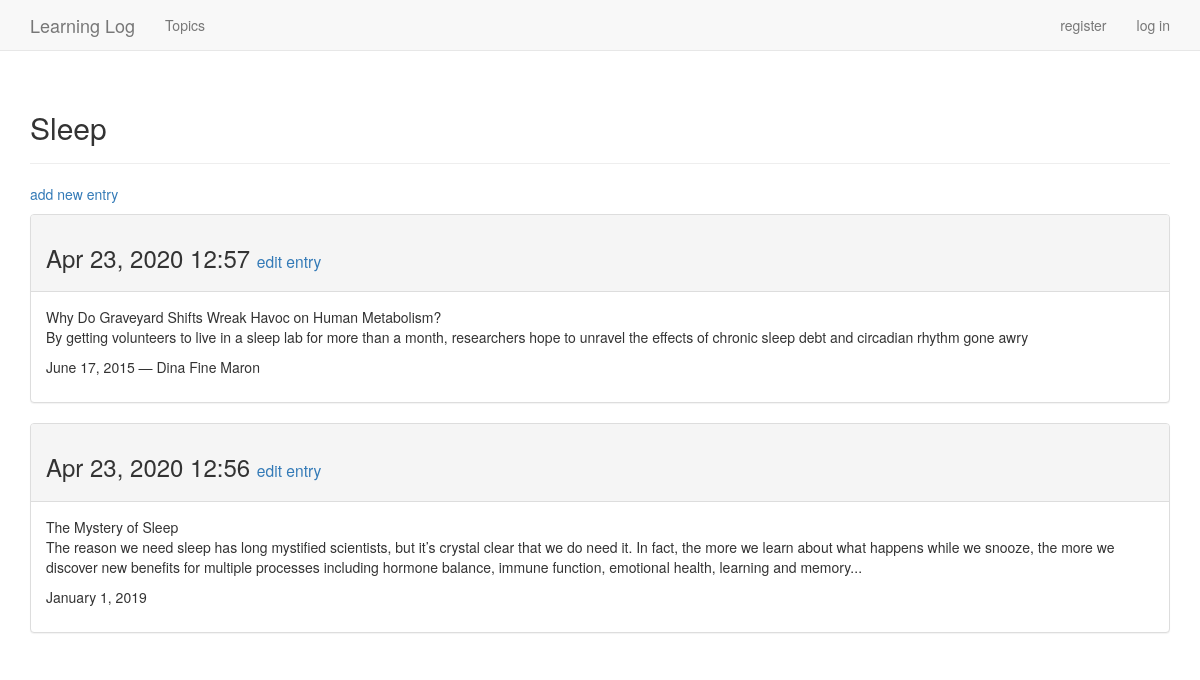
Page /topics/6/ on the committed database.
### learning_logs/models.py (models this page shows, shortened)
class Topic(models.Model):
    text = models.CharField(max_length=200)
    date_added = models.DateTimeField(auto_now_add=True)
    owner = models.ForeignKey(User, on_delete=models.CASCADE)
    is_public = models.BooleanField(default=False)
    def __str__(self):
        return self.text

class Entry(models.Model):
    topic = models.ForeignKey(Topic, on_delete=models.CASCADE)
    text = models.TextField()
    date_added = models.DateTimeField(auto_now_add=True)
    class Meta:
        verbose_name_plural = 'entries'

### learning_logs/views.py (the view)
# urls.py: path('topics/<int:topic_id>/', views.topic, name='topic'),
def topic(request,topic_id):
    topic = get_object_or_404(Topic,id=topic_id)
    entries = topic.entry_set.order_by('-date_added')
    context = {'topic':topic,'entries':entries}
    return render(request, 'learning_logs/topic.html',context)

### learning_logs/templates/learning_logs/topic.html
{% extends 'learning_logs/base.html' %}
{% block header %}
    <h2>{{ topic }}</h2>
{% endblock header %}
{% block content %}
    <p>
        <a href="{% url 'learning_logs:new_entry' topic.id %}">
            add new entry
        </a>
    </p>
    {% for entry in entries %}
        <div class="panel panel-default">
            <div class="panel-heading">
                <h3>
                    {{ entry.date_added|date:'M d, Y H:i'  }}
                    <small>
                        <a href="{% url 'learning_logs:edit_entry' entry.id %}">
                            edit entry
                        </a>
                    </small>
                </h3>
            </div>
            <div class = "panel-body">
                {{ entry.text | linebreaks }}
            </div>
        </div>
    {% empty %}
        There are no entries for this topic yet.
    {% endfor %}
{% endblock content %}

### rows in the picture
Topic: text "Sleep"
Entry: date_added "Apr 23, 2020 12:57", text "Why Do Graveyard Shifts Wreak Havoc on Human Metabolism? By getting volunteers to live in a sleep lab for more than a month, researchers hope to unravel the effects of chronic sleep debt and circadian rhythm gone awry June 17, 2015 — Dina Fine Maron"
Entry: date_added "Apr 23, 2020 12:56", text "The Mystery of Sleep The reason we need sleep has long mystified scientists, but it’s crystal clear that we do need it. In fact, the more we learn about what happens while we snooze, the more we discover new benefits for multiple processes including hormone balance, immune function, emotional health, learning and memory... January 1, 2019"
